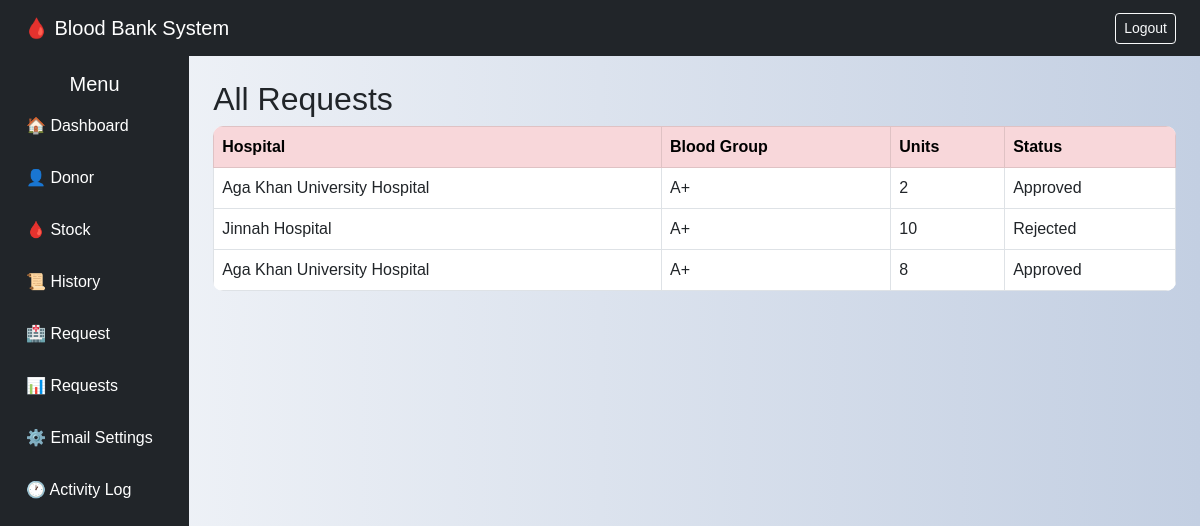
Page /requests (signed in) on the committed database.
### tables this page shows
CREATE TABLE Requests(
        id          INTEGER PRIMARY KEY AUTOINCREMENT,
        hospital    TEXT NOT NULL,
        blood_group TEXT NOT NULL,
        units       INTEGER NOT NULL CHECK(units > 0),
        status      TEXT NOT NULL DEFAULT 'Pending'
                    CHECK(status IN ('Approved','Rejected','Pending'))
    );

### app.py (the view)
@app.route("/requests")
def requests():
    if "user" not in session:
        return redirect("/login")
    conn = get_db()
    cur = conn.cursor()
    cur.execute("SELECT * FROM Requests ORDER BY id DESC")
    data = cur.fetchall()
    conn.close()
    return render_template("requests.html", data=data)

### app.py (called while the page is built)
def get_db():
    conn = sqlite3.connect("database.db")
    conn.row_factory = sqlite3.Row
    return conn

### templates/requests.html
{% extends "base.html" %}
{% block content %}
<h2>All Requests</h2>
<table class="table table-bordered">
<tr class="table-danger">
<th>Hospital</th>
<th>Blood Group</th>
<th>Units</th>
<th>Status</th>
</tr>
{% for r in data %}
<tr>
<td>{{ r[1] }}</td>
<td>{{ r[2] }}</td>
<td>{{ r[3] }}</td>
<td>{{ r[4] }}</td>
</tr>
{% endfor %}
</table>
{% endblock %}

### static/style.css (style rules this page uses)
body { background: linear-gradient(to right,#f5f7fa,#c3cfe2); font-family: Arial; }
.table { background:white; border-radius:10px; overflow:hidden; }

### rows in the picture
Requests: hospital "Aga Khan University Hospital", blood_group "A+", units "2", status "Approved"
Requests: hospital "Jinnah Hospital", blood_group "A+", units "10", status "Rejected"
Requests: hospital "Aga Khan University Hospital", blood_group "A+", units "8", status "Approved"
